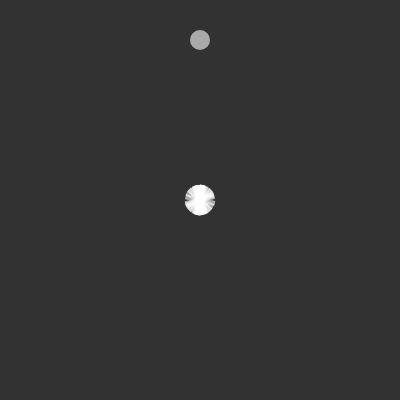
Frame 1 (no input)
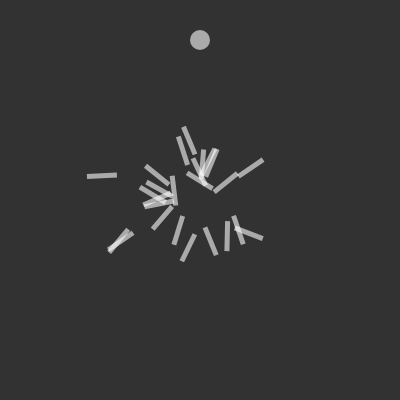
Frame 60 (no input)
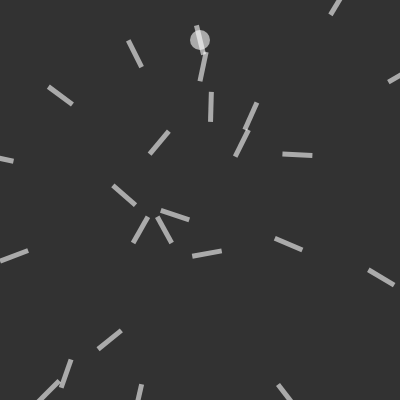
Frame 120 (the mouse pressed at the canvas centre since frame 60)

The p5.js sketch that drew these frames (run headless with seeded random() and noise() and a simulated clock; from frame 60 on, the mouse is pressed at the canvas centre):

// p5.js sketch
// ── sketch.js
var population;
var lifetime = 400;
var count = 0;
var alvo;
var mutf = 0.02;
function setup() {
    createCanvas(400,400); 
    alvo = createVector(width/2, 40);
    population = new Population(25);   
}
function draw() {
    background(50);
    fill(255, 150);
    noStroke();
    ellipse(alvo.x, alvo.y, 20, 20);
    population.run();
}


function Population(quant){
    this.rockets = [];
    for(var i=0; i<quant; i++){
        this.rockets.push(new Rocket());
    }

    this.run = function(){
        for(var i = 0; i<this.rockets.length;i++){
            this.rockets[i].update();
            this.rockets[i].draw();
        }
        count++;
        if(count == lifetime){
            this.evaluate();
            count = 0;
        }
    }

    this.evaluate = function(){
        var maxfit = 0;
        var pool = [];
        for(var i=0; i<this.rockets.length; i++){
            this.rockets[i].calcFitness();
            if(this.rockets[i].fitness > maxfit) maxfit = this.rockets[i].fitness;
        }
        for(var i=0; i<this.rockets.length; i++){
            this.rockets[i].fitness /= maxfit;

            for(var j = 0; j<this.rockets[i].fitness*100; j++){
                pool.push(this.rockets[i].dna);
            }
        }
        var new_rockets = [];
        for(var i=0; i<this.rockets.length;i++){
            var A = random(pool);
            var B = random(pool);
            //console.log(A, B);
            var new_dna = A.cross(B);
            new_dna.mutation();
            new_rockets.push(new Rocket(new_dna));
        }
        this.rockets = new_rockets;
        //console.log(new_rockets);
    }
}

function DNA(old){
    if(old)
        this.genes = old;
    else{
        this.genes = [];
        for(var i = 0; i<lifetime; i++){
            this.genes.push(p5.Vector.random2D().setMag(0.2));
        }
    }

    this.cross = function(parent){
        var new_genes = [];
        var m = floor(random(this.genes.length));
        for(var i=0; i< this.genes.length; i++){
            if(i>m)
                new_genes.push(this.genes[i]);
            else 
                new_genes.push(parent.genes[i]);
        }
        return new DNA(new_genes);
    }

    this.mutation = function(){
        for(var i=0;i<this.genes.length;i++){
            if(random(1) < mutf){
                this.genes[i] = p5.Vector.random2D();
                this.genes[i].setMag(0.2);
            }                
        }
    }
}

function Rocket(old_dna){
    this.pos = createVector(width/2,height/2);
    this.vel = createVector();
    this.acc = createVector();
    if(old_dna) this.dna = old_dna;
    else this.dna = new DNA();
    this.fitness = 0;
    this.completed = false;
    this.crashed = false;
    this.update = function(){
        var d = this.pos.dist(alvo);
        if(d < 10){
            this.completed = true;
            this.pos = alvo.copy();
        }
        if(this.completed || this.crashed) return;
        this.acc.add(this.dna.genes[count]);
        this.acc.setMag(0.2);
        this.vel.add(this.acc);
        this.pos.add(this.vel);
        this.acc.mult(0);
        if(this.pos.x > width || this.pos.x < 0
        || this.pos.y > height || this.pos.y < 0)
            this.crashed = true;
    }
    this.calcFitness = function(){
        var d = this.pos.dist(alvo);
        this.fitness = map(d, 0, width, width, 0);
        if(this.completed) this.fitness *= 10;
        if(this.crashed) this.fitness /= 10;
    }
    this.draw = function(){
        push();
        translate(this.pos.x, this.pos.y);
        rotate(this.vel.heading());
        rectMode(CENTER);
        rect(0,0,30,5);
        translate(-this.pos.x, -this.pos.y);
        pop();
    }
}
